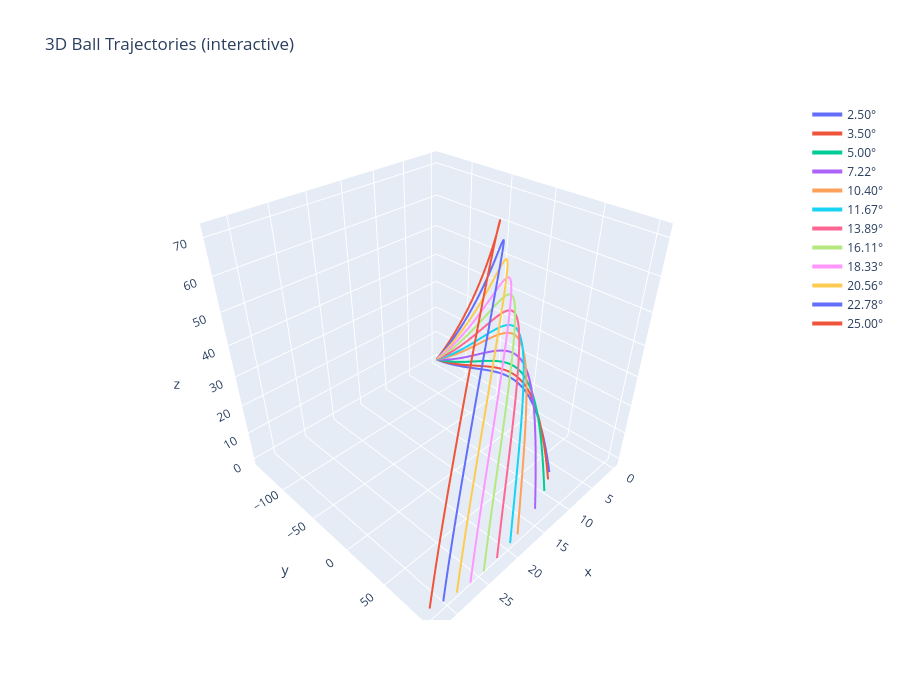

This figure's notebook cell:
### Code cell
import numpy as np
import matplotlib.pyplot as plt
from mpl_toolkits.mplot3d import Axes3D
from Tracer import WindField, Trajectory

# -----------------------
# Load wind field
# -----------------------
filepath = r'C:\Users\allpe\OneDrive\Skrivebord\DTU\Bachelorprojekt\Bachelor_legeplads\demos\nc files\flowdata_corr_wd270.nc'

U_ref = 6
corr_wf = WindField(profile='rans', ds=filepath, U_ref=U_ref)

# -----------------------
# Parameters
# -----------------------
r = 100
dist = np.sqrt(r**2 + r**2)
dt = 0.01
shot_speed = 76.44384
shot_spin = 2545
spin_axis = 0
orientation = 90

# -----------------------
# Ensembles
# -----------------------
rel_corr_pos_values = [-25, -15, 0, 15, 25]
launch_angles = [2.5, 3.5 ,5, 7.22, 10.4, 11.67, 13.89, 16.11, 18.33, 20.56, 22.78, 25]

# =========================================================
# 1. BASE CORRIDOR ENSEMBLE (fixed angle)
# =========================================================
trajectories_base = []

for i in range(len(rel_corr_pos_values)):

    component = rel_corr_pos_values[i] / 2
    P0 = np.array([-component, -dist, 0])

    traj = Trajectory(
        ball_speed=shot_speed,
        launch_angle=4.6,
        spin_rate=shot_spin,
        spin_axis=spin_axis,
        wind=corr_wf,
        orientation=orientation,
        P0=P0
    )

    traj.solve(solver='euler', dt=dt)
    trajectories_base.append(traj)

# =========================================================
# 2. 2D PLOTS (corridor view)
# =========================================================
fig, ax = plt.subplots(1, 3, figsize=(18, 6))

# Along corridor (y-z)
for traj in trajectories_base:
    ax[0].plot(traj.p[:, 1], traj.p[:, 2], alpha=0.7)

ax[0].set_xlabel('along corridor (y)')
ax[0].set_ylabel('z (height)')
ax[0].set_title('Along corridor')

# Cross-track (x-z)
for traj in trajectories_base:
    ax[1].plot(traj.p[:, 0], traj.p[:, 2], alpha=0.7)

ax[1].set_xlabel('across corridor (x)')
ax[1].set_ylabel('z (height)')
ax[1].set_title('Cross-track drift')

# Top-down + wind field
U_slice = corr_wf.ds.U.isel(z=10)

U_slice.plot(
    x="x",
    y="y",
    ax=ax[2],
    cmap="viridis",
    add_colorbar=True
)

for traj in trajectories_base:
    ax[2].plot(traj.p[:, 0], traj.p[:, 1], alpha=0.8)

ax[2].set_xlim(-256, 256)
ax[2].set_ylim(-256, 256)
ax[2].set_aspect('equal', adjustable='box')
ax[2].set_xlabel('x')
ax[2].set_ylabel('y')
ax[2].set_title('Wind field + trajectories')

plt.tight_layout()
plt.show()

# =========================================================
# 3. 3D MULTI-ANGLE SIMULATION
# =========================================================
trajectories_3d = []

for ang in launch_angles:
#    for i in range(len(rel_corr_pos_values)):

#       component = rel_corr_pos_values[i] / 2
        P0 = np.array([0, -dist, 0])

        traj = Trajectory(
            ball_speed=shot_speed,
            launch_angle=ang,
            spin_rate=shot_spin,
            spin_axis=spin_axis,
            wind=corr_wf,
            orientation=orientation,
            P0=P0
        )

        traj.solve(solver='euler', dt=dt)
        trajectories_3d.append((ang, traj))

# =========================================================
# 4. 3D PLOT (colored by launch angle)
# =========================================================
fig = plt.figure(figsize=(10, 8))
ax = fig.add_subplot(111, projection='3d')

angles = np.array([a for a, _ in trajectories_3d])
norm = plt.Normalize(angles.min(), angles.max())
cmap = plt.cm.viridis

for ang, traj in trajectories_3d:
    ax.plot(
        traj.p[:, 0],
        traj.p[:, 1],
        traj.p[:, 2],
        color=cmap(norm(ang)),
        alpha=0.8
    )

ax.set_xlabel('x')
ax.set_ylabel('y')
ax.set_zlabel('z (height)')
ax.set_title('3D trajectories (colored by launch angle)')

ax.set_box_aspect([1, 1, 1])

sm = plt.cm.ScalarMappable(cmap=cmap, norm=norm)
sm.set_array([])
plt.colorbar(sm, ax=ax, label='Launch angle (deg)')

plt.tight_layout()
plt.show()

import plotly.graph_objects as go
import numpy as np

fig = go.Figure()

angles = np.array([a for a, _ in trajectories_3d])
norm = (angles - angles.min()) / (angles.max() - angles.min())

for i, (ang, traj) in enumerate(trajectories_3d):

    fig.add_trace(go.Scatter3d(
        x=traj.p[:, 0],
        y=traj.p[:, 1],
        z=traj.p[:, 2],
        mode='lines',
        line=dict(
            color=ang,
            colorscale='Viridis',
            cmin=angles.min(),
            cmax=angles.max(),
            width=4
        ),
        name=f"{ang:.2f}°"
    ))

fig.update_layout(
    title="3D Ball Trajectories (interactive)",
    scene=dict(
        xaxis_title='x',
        yaxis_title='y',
        zaxis_title='z',
        aspectmode='cube'
    ),
    width=900,
    height=700
)

fig.show()

### Figure 1 — Plotly figure (JSON) as saved in the notebook; plotly's stock layout.template omitted (floating-point values rounded to 4 significant figures; data arrays with more than 128 entries replaced by an {"elided": "..."} marker saying what was removed)
{"data": [{"line": {"cmax": 25, "cmin": 2.5, "color": 2.5, "colorscale": [[0, "#440154"], [0.1111, "#482878"], [0.2222, "#3e4989"], [0.3333, "#31688e"], [0.4444, "#26828e"], [0.5556, "#1f9e89"], [0.6667, "#35b779"], [0.7778, "#6ece58"], [0.8889, "#b5de2b"], [1, "#fde725"]], "width": 4}, "mode": "lines", "name": "2.50°", "type": "scatter3d", "x": {"elided": "549 float values"}, "y": {"elided": "549 float values"}, "z": {"elided": "549 float values"}}, {"line": {"cmax": 25, "cmin": 2.5, "color": 3.5, "colorscale": [[0, "#440154"], [0.1111, "#482878"], [0.2222, "#3e4989"], [0.3333, "#31688e"], [0.4444, "#26828e"], [0.5556, "#1f9e89"], [0.6667, "#35b779"], [0.7778, "#6ece58"], [0.8889, "#b5de2b"], [1, "#fde725"]], "width": 4}, "mode": "lines", "name": "3.50°", "type": "scatter3d", "x": {"elided": "575 float values"}, "y": {"elided": "575 float values"}, "z": {"elided": "575 float values"}}, {"line": {"cmax": 25, "cmin": 2.5, "color": 5, "colorscale": [[0, "#440154"], [0.1111, "#482878"], [0.2222, "#3e4989"], [0.3333, "#31688e"], [0.4444, "#26828e"], [0.5556, "#1f9e89"], [0.6667, "#35b779"], [0.7778, "#6ece58"], [0.8889, "#b5de2b"], [1, "#fde725"]], "width": 4}, "mode": "lines", "name": "5.00°", "type": "scatter3d", "x": {"elided": "611 float values"}, "y": {"elided": "611 float values"}, "z": {"elided": "611 float values"}}, {"line": {"cmax": 25, "cmin": 2.5, "color": 7.22, "colorscale": [[0, "#440154"], [0.1111, "#482878"], [0.2222, "#3e4989"], [0.3333, "#31688e"], [0.4444, "#26828e"], [0.5556, "#1f9e89"], [0.6667, "#35b779"], [0.7778, "#6ece58"], [0.8889, "#b5de2b"], [1, "#fde725"]], "width": 4}, "mode": "lines", "name": "7.22°", "type": "scatter3d", "x": {"elided": "659 float values"}, "y": {"elided": "659 float values"}, "z": {"elided": "659 float values"}}, {"line": {"cmax": 25, "cmin": 2.5, "color": 10.4, "colorscale": [[0, "#440154"], [0.1111, "#482878"], [0.2222, "#3e4989"], [0.3333, "#31688e"], [0.4444, "#26828e"], [0.5556, "#1f9e89"], [0.6667, "#35b779"], [0.7778, "#6ece58"], [0.8889, "#b5de2b"], [1, "#fde725"]], "width": 4}, "mode": "lines", "name": "10.40°", "type": "scatter3d", "x": {"elided": "719 float values"}, "y": {"elided": "719 float values"}, "z": {"elided": "719 float values"}}, {"line": {"cmax": 25, "cmin": 2.5, "color": 11.67, "colorscale": [[0, "#440154"], [0.1111, "#482878"], [0.2222, "#3e4989"], [0.3333, "#31688e"], [0.4444, "#26828e"], [0.5556, "#1f9e89"], [0.6667, "#35b779"], [0.7778, "#6ece58"], [0.8889, "#b5de2b"], [1, "#fde725"]], "width": 4}, "mode": "lines", "name": "11.67°", "type": "scatter3d", "x": {"elided": "740 float values"}, "y": {"elided": "740 float values"}, "z": {"elided": "740 float values"}}, {"line": {"cmax": 25, "cmin": 2.5, "color": 13.89, "colorscale": [[0, "#440154"], [0.1111, "#482878"], [0.2222, "#3e4989"], [0.3333, "#31688e"], [0.4444, "#26828e"], [0.5556, "#1f9e89"], [0.6667, "#35b779"], [0.7778, "#6ece58"], [0.8889, "#b5de2b"], [1, "#fde725"]], "width": 4}, "mode": "lines", "name": "13.89°", "type": "scatter3d", "x": {"elided": "775 float values"}, "y": {"elided": "775 float values"}, "z": {"elided": "775 float values"}}, {"line": {"cmax": 25, "cmin": 2.5, "color": 16.11, "colorscale": [[0, "#440154"], [0.1111, "#482878"], [0.2222, "#3e4989"], [0.3333, "#31688e"], [0.4444, "#26828e"], [0.5556, "#1f9e89"], [0.6667, "#35b779"], [0.7778, "#6ece58"], [0.8889, "#b5de2b"], [1, "#fde725"]], "width": 4}, "mode": "lines", "name": "16.11°", "type": "scatter3d", "x": {"elided": "807 float values"}, "y": {"elided": "807 float values"}, "z": {"elided": "807 float values"}}, {"line": {"cmax": 25, "cmin": 2.5, "color": 18.33, "colorscale": [[0, "#440154"], [0.1111, "#482878"], [0.2222, "#3e4989"], [0.3333, "#31688e"], [0.4444, "#26828e"], [0.5556, "#1f9e89"], [0.6667, "#35b779"], [0.7778, "#6ece58"], [0.8889, "#b5de2b"], [1, "#fde725"]], "width": 4}, "mode": "lines", "name": "18.33°", "type": "scatter3d", "x": {"elided": "836 float values"}, "y": {"elided": "836 float values"}, "z": {"elided": "836 float values"}}, {"line": {"cmax": 25, "cmin": 2.5, "color": 20.56, "colorscale": [[0, "#440154"], [0.1111, "#482878"], [0.2222, "#3e4989"], [0.3333, "#31688e"], [0.4444, "#26828e"], [0.5556, "#1f9e89"], [0.6667, "#35b779"], [0.7778, "#6ece58"], [0.8889, "#b5de2b"], [1, "#fde725"]], "width": 4}, "mode": "lines", "name": "20.56°", "type": "scatter3d", "x": {"elided": "863 float values"}, "y": {"elided": "863 float values"}, "z": {"elided": "863 float values"}}, {"line": {"cmax": 25, "cmin": 2.5, "color": 22.78, "colorscale": [[0, "#440154"], [0.1111, "#482878"], [0.2222, "#3e4989"], [0.3333, "#31688e"], [0.4444, "#26828e"], [0.5556, "#1f9e89"], [0.6667, "#35b779"], [0.7778, "#6ece58"], [0.8889, "#b5de2b"], [1, "#fde725"]], "width": 4}, "mode": "lines", "name": "22.78°", "type": "scatter3d", "x": {"elided": "888 float values"}, "y": {"elided": "888 float values"}, "z": {"elided": "888 float values"}}, {"line": {"cmax": 25, "cmin": 2.5, "color": 25, "colorscale": [[0, "#440154"], [0.1111, "#482878"], [0.2222, "#3e4989"], [0.3333, "#31688e"], [0.4444, "#26828e"], [0.5556, "#1f9e89"], [0.6667, "#35b779"], [0.7778, "#6ece58"], [0.8889, "#b5de2b"], [1, "#fde725"]], "width": 4}, "mode": "lines", "name": "25.00°", "type": "scatter3d", "x": {"elided": "911 float values"}, "y": {"elided": "911 float values"}, "z": {"elided": "911 float values"}}], "layout": {"height": 700, "scene": {"aspectmode": "cube", "xaxis": {"title": {"text": "x"}}, "yaxis": {"title": {"text": "y"}}, "zaxis": {"title": {"text": "z"}}}, "title": {"text": "3D Ball Trajectories (interactive)"}, "width": 900}}
